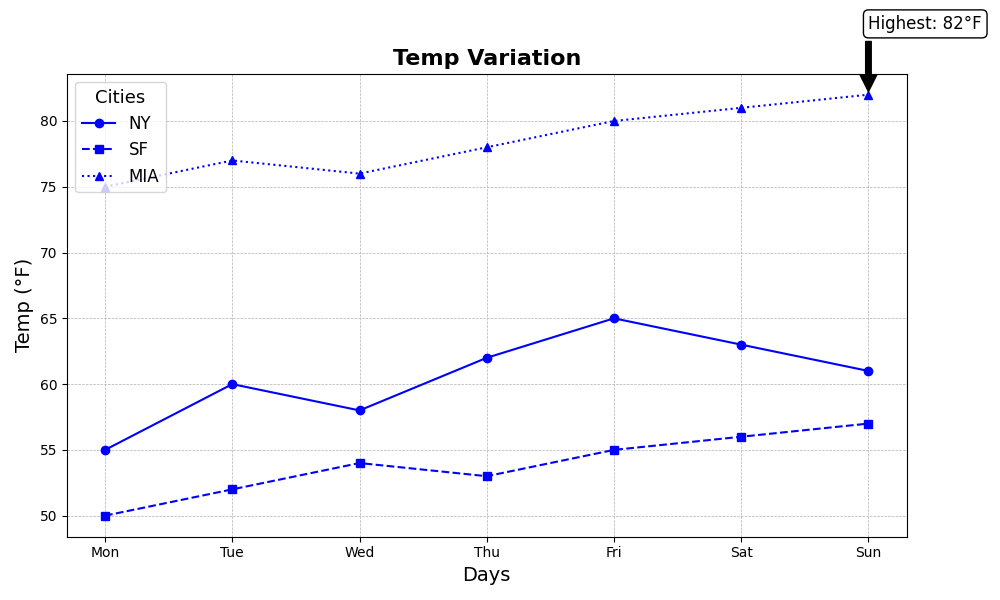

Generate this figure with Python:
import matplotlib.pyplot as plt
import numpy as np

# Title and axis labels
title = "Temp Variation"
x_label = "Days"
y_label = "Temp (°F)"

# Days of the week
days = ["Mon", "Tue", "Wed", "Thu", "Fri", "Sat", "Sun"]

# Temperature data for three cities
new_york_temp = [55, 60, 58, 62, 65, 63, 61]          
san_francisco_temp = [50, 52, 54, 53, 55, 56, 57]    
miami_temp = [75, 77, 76, 78, 80, 81, 82]            

fig, ax = plt.subplots(figsize=(10, 6))

# Apply a single color consistently across all data groups
consistent_color = 'b'

# Plot the temperature data
ax.plot(days, new_york_temp, marker='o', linestyle='-', color=consistent_color, label='NY')
ax.plot(days, san_francisco_temp, marker='s', linestyle='--', color=consistent_color, label='SF')
ax.plot(days, miami_temp, marker='^', linestyle=':', color=consistent_color, label='MIA')

# Title and labels
plt.title(title, fontsize=16, fontweight='bold')
plt.xlabel(x_label, fontsize=14)
plt.ylabel(y_label, fontsize=14)

# Grid and legend
plt.grid(True, which='both', linestyle='--', linewidth=0.5)
plt.legend(loc='upper left', fontsize=12, title="Cities", title_fontsize='13')

# Annotating highest temperature in Miami
max_temp_miami = max(miami_temp)
max_temp_day = days[miami_temp.index(max_temp_miami)]
plt.annotate(f'Highest: {max_temp_miami}°F',
             xy=(max_temp_day, max_temp_miami),
             xytext=(max_temp_day, max_temp_miami + 5),
             arrowprops=dict(facecolor='black', shrink=0.05),
             fontsize=12, bbox=dict(boxstyle="round,pad=0.3", edgecolor="black", facecolor="white"))

plt.tight_layout()

plt.show()
